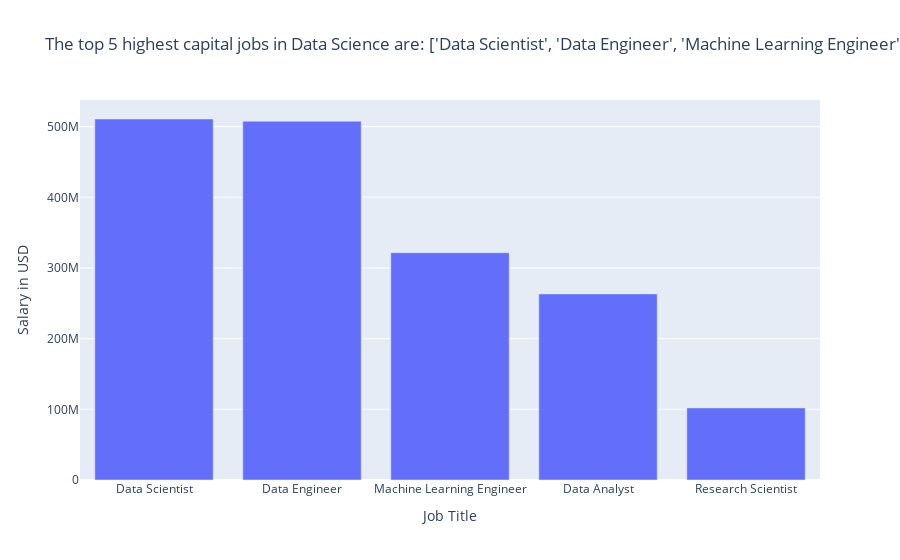

The notebook cell this image was saved under:
### Code cell
# Answer to "2. Which job has the most capital?"

# Step 1: Calculate the employee count for each job title
employee_count = df["job_title"].value_counts()

# Step 2: Filter the job titles to include only those with more than 20 employees
filtered_jobs = employee_count[employee_count > 10].index

# Step 3: Calculate the total salary for these filtered job titles
highest_paying_job = df[df["job_title"].isin(filtered_jobs)].groupby("job_title")["salary_in_usd"].sum().sort_values(ascending=False).reset_index()

# Step 4: Select the top 5 highest capital jobs
top_5_jobs = highest_paying_job.iloc[:5]

# Step 5: Plot the graph using the filtered data
fig = px.bar(top_5_jobs, x="job_title", y="salary_in_usd", title=f"The top 5 highest capital jobs in Data Science are: {top_5_jobs['job_title'].tolist()}", labels={"job_title": "Job Title", "salary_in_usd": "Salary in USD"})

fig.show()

### Figure 1 — Plotly figure (JSON) as saved in the notebook; plotly's stock layout.template omitted (floating-point values rounded to 4 significant figures)
{"data": [{"alignmentgroup": "True", "hovertemplate": "Job Title=%{x}<br>Salary in USD=%{y}<extra></extra>", "legendgroup": "", "marker": {"color": "#636efa", "pattern": {"shape": ""}}, "name": "", "offsetgroup": "", "orientation": "v", "showlegend": false, "textposition": "auto", "type": "bar", "x": ["Data Scientist", "Data Engineer", "Machine Learning Engineer", "Data Analyst", "Research Scientist"], "xaxis": "x", "y": [510799545, 507614932, 321602843, 263327568, 102001431], "yaxis": "y"}], "layout": {"barmode": "relative", "legend": {"tracegroupgap": 0}, "title": {"text": "The top 5 highest capital jobs in Data Science are: ['Data Scientist', 'Data Engineer', 'Machine Learning Engineer', 'Data Analyst', 'Research Scientist']"}, "xaxis": {"anchor": "y", "domain": [0, 1], "title": {"text": "Job Title"}}, "yaxis": {"anchor": "x", "domain": [0, 1], "title": {"text": "Salary in USD"}}}}
